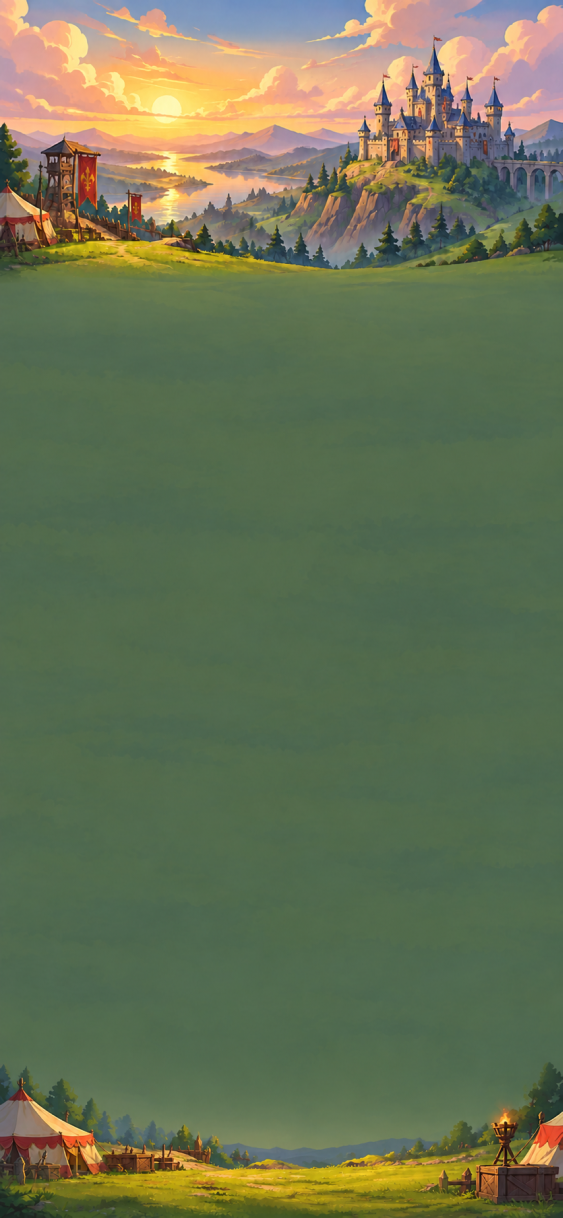
#> input picture artsrc/ui/bg_home_portrait.png, 1125 x 2436 px, found by its file name (shown at 1/2 size)
$ python import_pages_art.py ../artsrc/ui/side_pillar.png
#> lines starting #> are read from the running program, lines starting #| are printed output that depends on the picture
#!/usr/bin/env python3
"""Nhap toan bo art cho cac trang Home / Treasure / Upgrade / Shop.

Mot tool cho 14 tam, vi chung chia chung ba phep xu ly:

  1. TACH bang gan nhan lien thong, roi sap HANG truoc COT sau.
     Khong cat theo luoi cung — luoi cung la thu da got cut duoi xe tang
     o dot art truoc.

  2. CAN DO NANG bang sqrt(dien tich muc). Khung bao khong dung duoc:
     thanh kiem chia ra lam khung to len ma hinh khong nang hon. Can xong
     thi cac icon nhin ra bang nhau du hinh khac nhau.

  3. EP CHUNG KHUNG cho nhung bo thay nhau TAI CHO (nut thuong/nut bam,
     ruong dong/ruong mo). Lech mot pixel la luc doi no nhay.

Dung lai va bao neu so cum tach duoc khac so mong doi — KHONG nhap bua
roi lech chi so. "Coc go sut" mang chi so cua "Day chuyen xuong" la loi
khong ai nhin man hinh ma thay duoc.

    python3 tools/import_pages_art.py            # do va in
    python3 tools/import_pages_art.py --write
"""

import hashlib
import sys
from pathlib import Path

import numpy as np
from PIL import Image
from scipy import ndimage

sys.path.insert(0, str(Path(__file__).parent))
from import_ui_art import META   # noqa: E402

SRC = Path("artsrc/ui")
OUT = Path("Assets/_Project/Art/UI")
BG_OUT = Path("Assets/_Project/Art/Backgrounds")

PAD = 6          # le trong quanh khung chung
MIN_AREA = 2500  # bo dom le

# Nen: anh dac, chep thang. PPU cho be ngang 1125px phu dung DesignWidth 5.5
BG_PPU = round(1125 / 5.5, 2)
BACKGROUNDS = ["bg_home_portrait", "bg_treasure_portrait",
               "bg_upgrade_portrait", "bg_shop_portrait"]

# (file, [ten tung manh], thay-nhau-tai-cho, khung-vuong)
SHEETS = [
    ("resources", ["icon_gold", "icon_key", "chest_closed", "chest_open"], False, True),
    ("button_treasure", ["btn_treasure", "btn_treasure_down"], True, True),
    # Nut quay la CHU NHAT — khung vuong lam no co mat mot nua.
    ("buttons_roll", ["btn_roll1", "btn_roll1_down", "btn_roll10",
                      "btn_roll10_down", "btn_roll100", "btn_roll100_down"], True, False),
    ("item_slots", ["slot_locked", "slot_common", "slot_rare",
                    "slot_epic", "slot_legendary"], True, True),
    ("items_common", [f"item_c{i}" for i in range(1, 13)], False, True),
    ("items_rare", [f"item_r{i}" for i in range(1, 9)], False, True),
    ("items_epic", [f"item_e{i}" for i in range(1, 7)], False, True),
    ("items_legendary", [f"item_l{i}" for i in range(1, 5)], False, True),
]


def row_major(parts):
    """Sap HANG truoc COT sau, gom hang theo DO CHONG LAN DOC.

    Ban truoc gom bang round(y_dau / (cao_trung_vi * 0.7)). Sai: bon icon
    trong resources.png nam cung mot hang nhung cao thap khac nhau
    (y_dau 132, 145, 160, 226), phep lam tron nem chung vao HAI hang gia —
    thu tu ra 'key, chest_open, pouch, chest_closed' thay vi
    'pouch, key, chest_closed, chest_open'.

    Hau qua: icon vang hien ra cai chia khoa. Va no sai IM LANG — so manh
    van dung, ten van du, chi la gan nham hinh.

    Cach dung: hai hinh cung hang khi khoang doc cua chung CHONG LEN NHAU
    qua nua be cao cua hinh thap hon. Khong phu thuoc chung cao bao nhieu.
    """
    out = []
    for p in sorted(parts, key=lambda p: (p[0] + p[1]) * 0.5):
        placed = False
        for row in out:
            y0 = min(r[0] for r in row)
            y1 = max(r[1] for r in row)
            overlap = min(y1, p[1]) - max(y0, p[0])
            if overlap > 0.5 * min(y1 - y0, p[1] - p[0]):
                row.append(p)
                placed = True
                break
        if not placed:
            out.append([p])
    flat = []
    for row in out:
        flat.extend(sorted(row, key=lambda r: r[2]))
    return flat


def split(path, want):
    """Tach thanh cac manh roi, sap hang truoc cot sau."""
    im = Image.open(path).convert("RGBA")
    arr = np.asarray(im).astype(float)
    lab, n = ndimage.label(arr[..., 3] > 10)
    parts = []
    for i in range(1, n + 1):
        ys, xs = np.where(lab == i)
        if len(ys) < MIN_AREA:
            continue
        parts.append((ys.min(), ys.max(), xs.min(), xs.max(), i))
    if len(parts) != want:
        raise RuntimeError(
            f"{path.name}: tach ra {len(parts)} manh, mong doi {want}. "
            f"Dung lai — nhap tiep la lech ten voi hinh.")
    parts = row_major(parts)
    out = []
    for y0, y1, x0, x1, i in parts:
        sub = arr[y0:y1 + 1, x0:x1 + 1].copy()
        sub[lab[y0:y1 + 1, x0:x1 + 1] != i] = 0      # bo hinh ben canh lan vao
        out.append(sub)
    return out


def weight(piece):
    """sqrt(dien tich muc) — do nang khong phu thuoc dang hinh."""
    return float(np.sqrt((piece[..., 3] / 255.0).sum()))


def balance(pieces):
    """Thu nho cho moi manh nang bang manh nhe nhat. KHONG phong to."""
    ws = [weight(p) for p in pieces]
    target = min(ws)
    out = []
    for p, w in zip(pieces, ws):
        k = target / w
        h, wd = p.shape[:2]
        img = Image.fromarray(p.astype(np.uint8), "RGBA")
        out.append(np.asarray(img.resize(
            (max(1, round(wd * k)), max(1, round(h * k))), Image.LANCZOS)).astype(float))
    return out, ws, target


def frame(pieces, square=True):
    """Dem moi manh vao MOT khung chung, hinh nam giua.

    square=True  -> khung vuong. Dung cho icon se nam trong o vuong.
    square=False -> khung bang khung bao lon nhat cua ca nhom, giu nguyen
                    ti le. Dung cho nut chu nhat: ep nut 322x178 vao khung
                    vuong 334x334 la them 156px dem dọc, gan nua tam la
                    khoang trong, va vao RectTransform thi nut co lai con
                    mot nua.
    """
    hs = [p.shape[0] for p in pieces]
    ws = [p.shape[1] for p in pieces]
    if square:
        fh = fw = max(max(hs), max(ws)) + PAD * 2
    else:
        fh, fw = max(hs) + PAD * 2, max(ws) + PAD * 2
    out = []
    for p in pieces:
        h, w = p.shape[:2]
        c = np.zeros((fh, fw, 4))
        c[(fh - h) // 2:(fh - h) // 2 + h, (fw - w) // 2:(fw - w) // 2 + w] = p
        out.append(c)
    return out, (fw, fh)


def mend_seam(path, blend=40):
    """Keo hang DAU va hang CUOI ve dung mot gia tri, roi tan dan vao trong.

    Do duoc: hai mep trai/phai lech 32 va 88 tren 255, phan giua thi khop.
    Xep chong hai ban la thay vach gay o ria.

    Cach lam: lay trung binh hang dau va hang cuoi, ep CA HAI ve do. Sai
    lech vua ep vao duoc tan deu qua {blend} hang ke tiep nen khong tao
    bac. Sau phep nay hang dau va hang cuoi BANG NHAU dung bang 0.

    (Ban truoc toi tron hang dau voi hang thu {blend} tu duoi len — sai
    huong hoan toan, do ra 19.9 thanh 25.6, TE HON luc chua va.)
    """
    a = np.asarray(Image.open(path).convert("RGBA")).astype(float)
    h = a.shape[0]
    mask = (a[0][..., 3] > 20) | (a[-1][..., 3] > 20)
    before = float(np.abs(a[0] - a[-1])[mask].mean())

    out = a.copy()
    avg = (a[0] + a[-1]) * 0.5
    d_top, d_bot = avg - a[0], avg - a[-1]
    for i in range(blend):
        w = 1.0 - i / blend          # 1 o ngay mep, 0 o cuoi dai tan
        out[i] += d_top * w
        out[h - 1 - i] += d_bot * w

    after = float(np.abs(out[0] - out[-1])[mask].mean())
    return np.clip(out, 0, 255), before, after


def save(arr, name, directory, ppu, write):
    if not write:
        return
    directory.mkdir(parents=True, exist_ok=True)
    Image.fromarray(np.clip(arr, 0, 255).astype(np.uint8), "RGBA").save(
        directory / f"{name}.png")
    guid = hashlib.md5(f"spinsquad/ui/{name}".encode()).hexdigest()
    (directory / f"{name}.png.meta").write_text(
        META.format(guid=guid, ppu=ppu, bx=0, by=0, bz=0, bw=0))


def import_bar(write):
    """Thanh 9 manh: cat sat vien, thu nho, va DO viền thay vì đoán.

    Viền 9 mảnh phải tính bằng PIXEL CỦA SPRITE. Đoán sai thì hai nắp kéo
    giãn theo (viền quá hẹp) hoặc chồng lên nhau (viền quá rộng) — cả hai
    đều chỉ lộ ra khi nhìn trên máy, không lộ lúc biên dịch.

    Cách đo: cột nào GIỐNG cột giữa thì thuộc phần ruột kéo giãn được;
    phần còn lại hai đầu là nắp. Đo ra 362px trái, 366px phải trên 1976.

    Thu nhỏ về 600px vì ô dùng nó chỉ rộng 430: để nguyên 1976 thì hai nắp
    362+366 = 728 > 430, bốn góc chồng lên nhau.
    """
    src = SRC / "bar_resource.png"
    if not src.exists():
        print("  bar_resource.png: THIEU — bo qua")
        return
    a = np.asarray(Image.open(src).convert("RGBA")).astype(float)
    ys, xs = np.where(a[..., 3] > 20)
    c = a[ys.min():ys.max() + 1, xs.min():xs.max() + 1]
    h, w = c.shape[:2]

    mid = c[:, w // 2]
    d = np.abs(c - mid[:, None, :]).mean(axis=(0, 2))
    left = next(x for x in range(w) if d[x] < 6.0)
    right = next(x for x in range(w - 1, -1, -1) if d[x] < 6.0)

    target_w = 600
    k = target_w / w
    img = Image.fromarray(c.astype(np.uint8), "RGBA").resize(
        (target_w, max(1, round(h * k))), Image.LANCZOS)
    bx, bz = round(left * k), round((w - 1 - right) * k)
    print(f"  bar_resource {w}x{h} -> {img.width}x{img.height}"
          f"   vien 9 manh: trai {bx}px, phai {bz}px")
    if not write:
        return
    OUT.mkdir(parents=True, exist_ok=True)
    img.save(OUT / "bar_resource.png")
    guid = hashlib.md5(b"spinsquad/ui/bar_resource").hexdigest()
    (OUT / "bar_resource.png.meta").write_text(
        META.format(guid=guid, ppu=100, bx=bx, by=0, bz=bz, bw=0))


def main():
    write = "--write" in sys.argv
    print(f"{'=' * 62}\nNEN (anh dac, PPU {BG_PPU})\n{'=' * 62}")
    for n in BACKGROUNDS:
        p = SRC / f"{n}.png"
        if not p.exists():
            print(f"  {n:26s} THIEU — bo qua")
            continue
        im = Image.open(p).convert("RGBA")
        flag = "" if (im.width, im.height) == (1125, 2436) else "  !!! SAI CO"
#> flag = ''
        print(f"  {n:26s} {im.width}x{im.height}{flag}")
#|   bg_home_portrait           1125x2436
        save(np.asarray(im).astype(float), n, BG_OUT, BG_PPU, write)

    print(f"\n{'=' * 62}\nTAM GHEP\n{'=' * 62}")
    for file, names, same_frame, square in SHEETS:
        p = SRC / f"{file}.png"
        if not p.exists():
            print(f"\n{file}: THIEU — bo qua")
            continue
        pieces = split(p, len(names))
        pieces, ws, target = balance(pieces)
        pieces, (fw, fh) = frame(pieces, square)
        print(f"\n{file}.png -> {len(names)} manh, khung chung {fw}x{fh}"
              f"{'  (bat buoc: chung thay nhau tai cho)' if same_frame else ''}")
        print(f"  do nang truoc khi can: {min(ws):.0f}-{max(ws):.0f} "
              f"(chenh {max(ws)/min(ws):.2f} lan) -> sau: {target:.0f} deu")
        for nm, pc in zip(names, pieces):
            print(f"    {nm:18s} do nang {weight(pc):6.1f}")
            save(pc, nm, OUT, 100, write)

    print(f"\n{'=' * 62}\nTHANH 9 MANH\n{'=' * 62}")
    import_bar(write)

    print(f"\n{'=' * 62}\nDAI TRANG TRI (vá đường nối)\n{'=' * 62}")
    p = SRC / "side_pillar.png"
    if p.exists():
        arr, before, after = mend_seam(p)
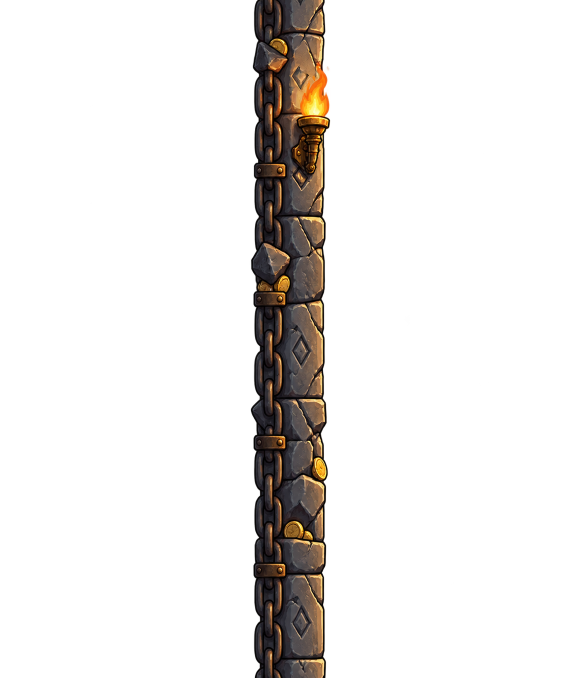
#> input picture artsrc/ui/side_pillar.png, 1161 x 1355 px, found by its file name (shown at 1/2 size)
#> after the loop in mend_seam, `for i in range(blend):`:
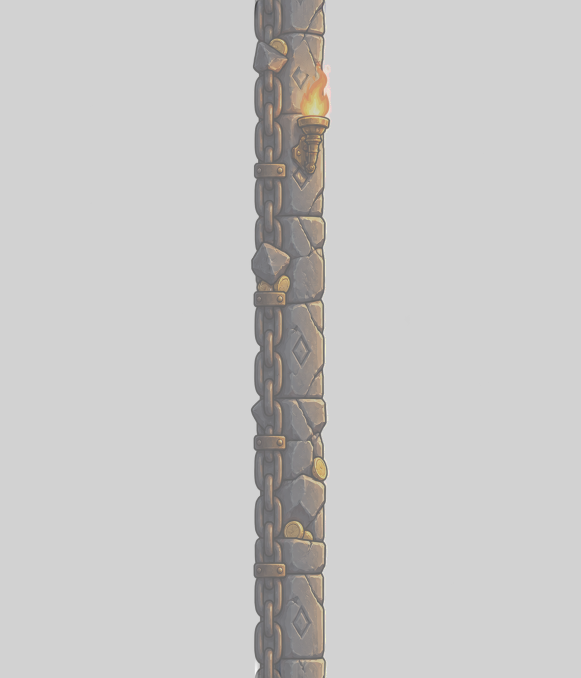
#> out: shape (1355, 1161, 4) float64 (shown at 1/2 size); mean R, G, B, A 10.3, 8, 6.1, 30.2; transparent parts drawn white
        ys, xs = np.where(arr[..., 3] > 10)
        arr = arr[ys.min():ys.max() + 1, xs.min():xs.max() + 1]
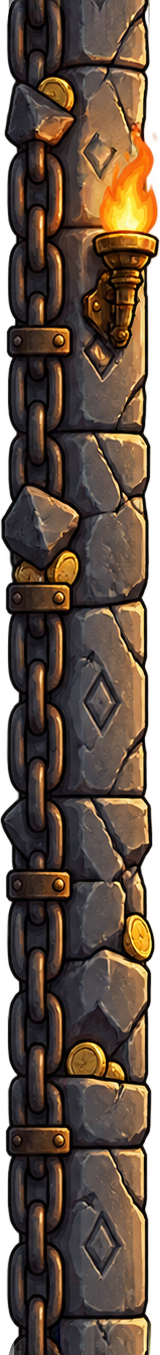
#> arr: shape (1355, 160, 4) float64; mean of channels 0, 1, 2, 3 74.9, 57.8, 44, 219; transparent parts drawn white
        print(f"  duong noi: {before:.1f} -> {after:.1f} tren 255"
              f"   {'OK' if after < 6 else 'VAN CON THAY VACH'}")
        print(f"  cat sat vien: {arr.shape[1]}x{arr.shape[0]}")
#|   cat sat vien: 160x1355
        save(arr, "side_pillar", OUT, 100, write)

    print("\n" + ("da ghi." if write else "chua ghi — chay lai voi --write"))
    return 0


if __name__ == "__main__":
    raise SystemExit(main())
#> (the program exits here)
